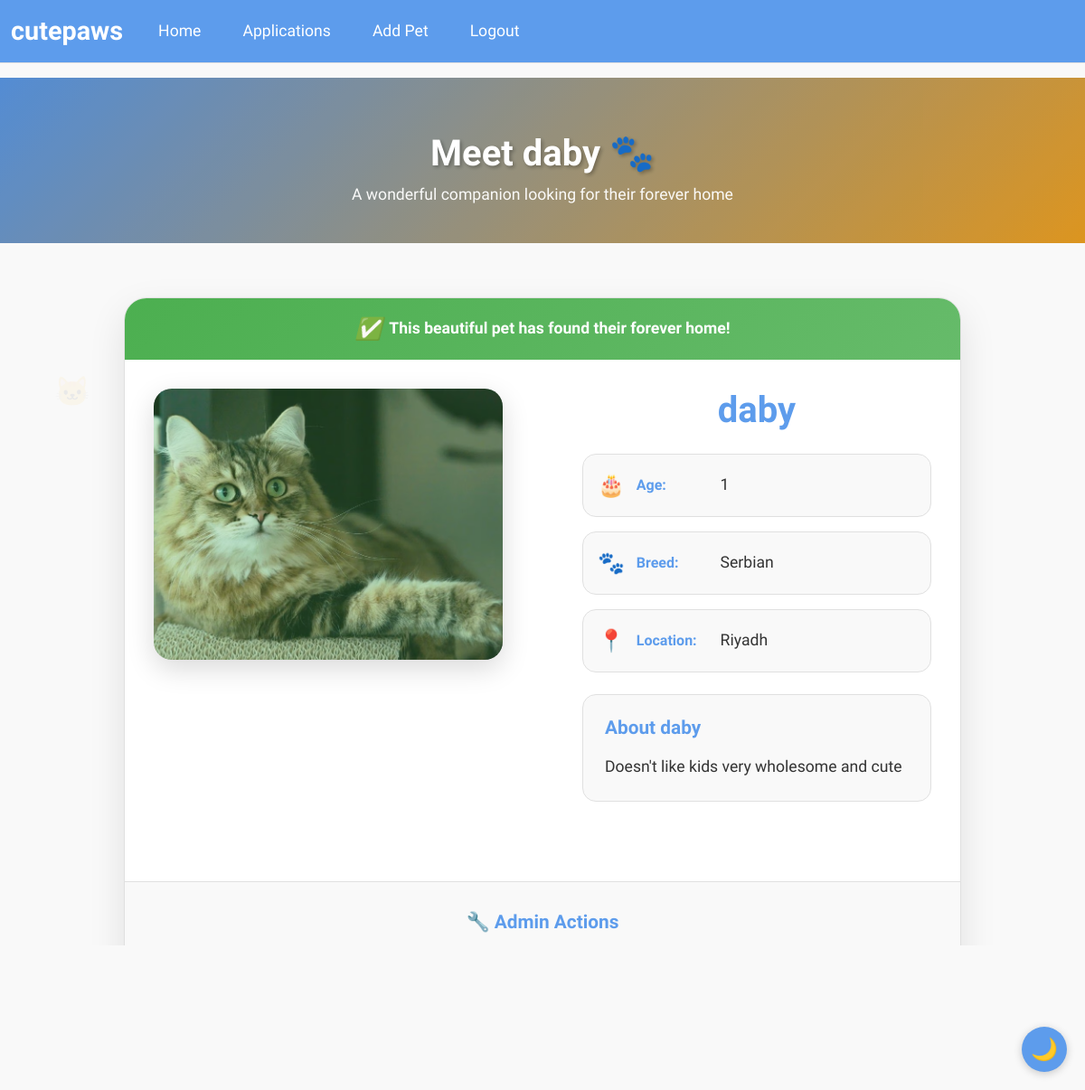
The page /pet/4 (signed in) on the database as committed earlier.
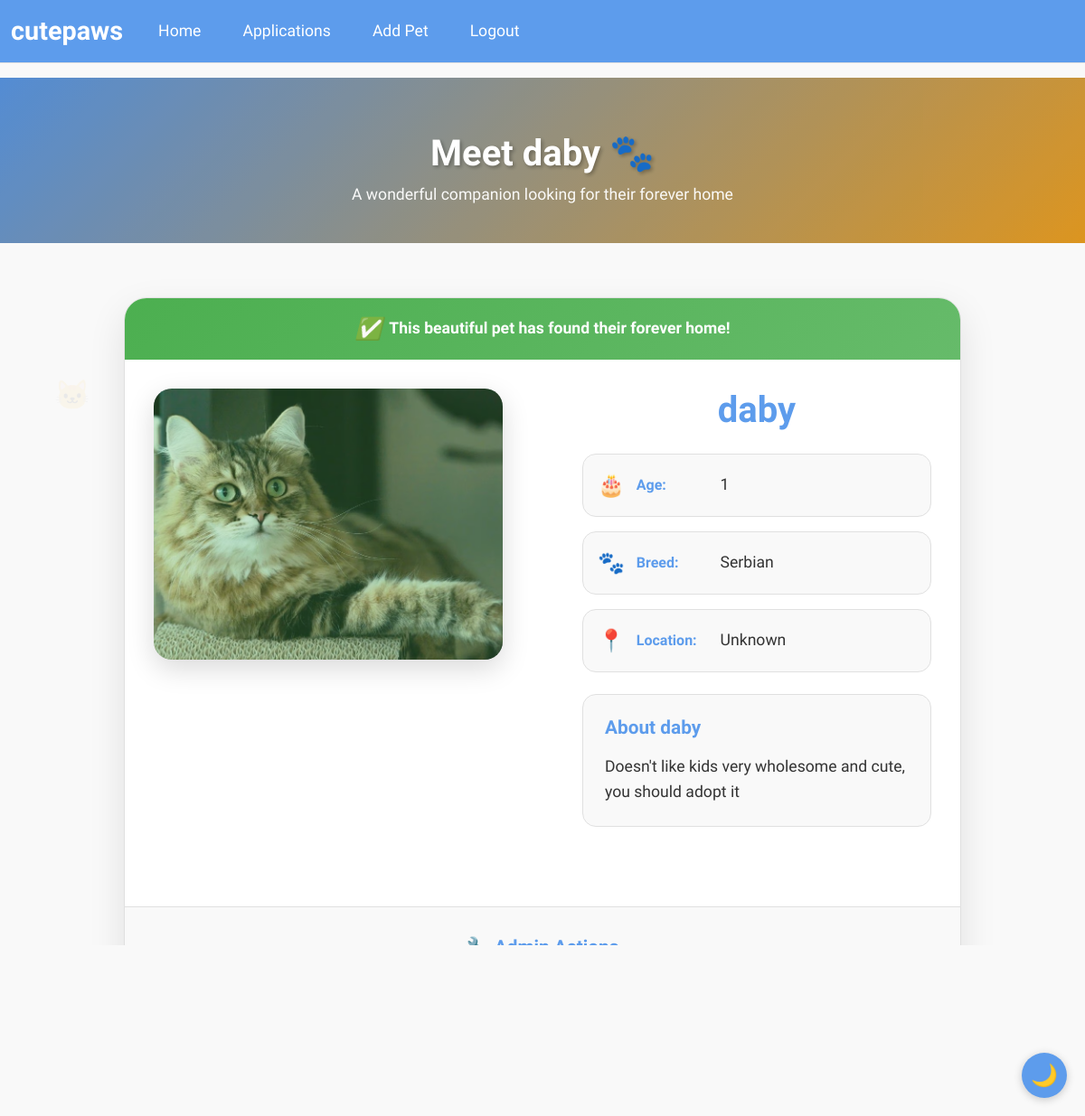
The same page on the database as committed later.
### wepsite/models.py (models this page shows)
class Pet(db.Model):
    id             = db.Column(db.Integer, primary_key=True)
    name           = db.Column(db.String(100))
    age            = db.Column(db.Integer)
    breed          = db.Column(db.String(100))
    description    = db.Column(db.Text)
    city           = db.Column(db.String(100))  # Changed from location to city
    image_filename = db.Column(db.String(200))
    is_adopted     = db.Column(db.Boolean, default=False)
    is_deleted = db.Column(db.Boolean, default=False)
    adoption_date = db.Column(db.DateTime)
    posted_by      = db.Column(db.Integer, db.ForeignKey('user.id'))
    poster = db.relationship('User', foreign_keys=[posted_by])
    created_at = db.Column(db.DateTime(timezone=True), default=lambda: datetime.now(timezone.utc))
    updated_at = db.Column(db.DateTime(timezone=True), default=lambda: datetime.now(timezone.utc), onupdate=lambda: datetime.now(timezone.utc))
    applications = db.relationship(
        'AdoptionApplication',
        backref="pet",
        lazy=True,
        cascade="all, delete-orphan"
    )

### wepsite/views.py (the view)
@views.route('/pet/<int:pet_id>')
@login_required
def pet_detail(pet_id):
    try:
        pet = Pet.query.get_or_404(pet_id)
        city_map = {
            "1": "Riyadh", "2": "Jeddah", "3": "Mecca", "4": "Medina", "5": "Dammam",
            "6": "Khobar", "7": "Dhahran", "8": "Tabuk", "9": "Abha", "10": "Khamis Mushait",
            "11": "Hail", "12": "Buraidah", "13": "Najran", "14": "Al Bahah", "15": "Sakakah",
            "16": "Arar", "17": "Jazan", "18": "Yanbu", "19": "Taif", "20": "Al Hofuf",
            "21": "Al Mubarraz", "22": "Al Qatif", "23": "Al Khafji", "24": "Al Jubail",
            "25": "Al Wajh", "26": "Rabigh", "27": "Bisha", "28": "Al Qurayyat",
            "29": "Sharurah", "30": "Turaif", "31": "Rafha", "32": "Al Ula", "33": "Samtah",
            "34": "Dawadmi", "35": "Mahd adh Dhahab", "36": "Wadi ad-Dawasir", "37": "Al Lith",
            "38": "Hotat Bani Tamim", "39": "Al Bukayriyah", "40": "Al Kharj"
        }
        city_name = city_map.get(str(pet.city), 'Unknown')  # Fixed typo
        return render_template('pet_detail.html', user=current_user, pet=pet, city_name=city_name)
    except Exception as e:
        logger.error(f"Error in pet_detail: {str(e)}")
        flash("Pet not found", "error")
        return redirect(url_for('views.home'))

### wepsite/templates/pet_detail.html (shortened to what the changed rows need)
{% extends "base.html" %}
{% block extra_css %}
<link rel="stylesheet" href="{{ url_for('static', filename='css/pet_detail.css') }}">
{% endblock %}
{% block content %}
<section class="pet-detail-hero">
    <div class="container">
        <div class="row justify-content-center">
            <div class="col-lg-8">
                <div class="hero-content">
                    <h1 class="hero-title">Meet {{ pet.name }} 🐾</h1>
                    <p class="hero-subtitle">A wonderful companion looking for their forever home</p>
                </div>
            </div>
        </div>
    </div>
</section>
<section class="main-section">
    <div class="container">
        <div class="row justify-content-center">
            <div class="col-lg-10">
                <div class="pet-detail-container">
                    <div class="row">
                        <div class="col-md-6">
                            <div class="pet-image-section">
                                <div class="image-container">
                                    {% if pet.is_adopted %}
                                        <div class="adopted-overlay"></div>
                                    {% endif %}
                                    <img src="{{ url_for('static', filename='uploads/' + pet.image_filename) }}"
                                         class="pet-image"
                                         alt="{{ pet.name }}">
                                </div>
                            </div>
                        </div>
                        <div class="col-md-6">
                            <div class="pet-info-section">
                                <h1 class="pet-name">{{ pet.name }}</h1>
                                <div class="pet-details">
                                    <div class="detail-item">
                                        <span class="detail-icon">🎂</span>
                                        <span class="detail-label">Age:</span>
                                        <span class="detail-value">{{ pet.age }}</span>
                                    </div>
                                    <div class="detail-item">
                                        <span class="detail-icon">🐾</span>
                                        <span class="detail-label">Breed:</span>
                                        <span class="detail-value">{{ pet.breed }}</span>
                                    </div>
                                    <div class="detail-item">
                                        <span class="detail-icon">📍</span>
                                        <span class="detail-label">Location:</span>
                                        <span class="detail-value">{{ city_name }}</span>
                                    </div>
                                </div>
                                <div class="pet-description">
                                    <h3 class="description-title">About {{ pet.name }}</h3>
                                    <p class="description-text">{{ pet.description }}</p>
                                </div>
                            </div>
                        </div>
                    </div>
                </div>
            </div>
        </div>
    </div>
</section>
{% endblock %}

Rows that differ between the two databases and show on the page:
changed Pet "daby": description "Doesn't like kids very wholesome and cute" → "Doesn't like kids very wholesome and cute, you should adopt it"
Other text that changed with them:
{{ city_name }}: "Riyadh" → "Unknown"
